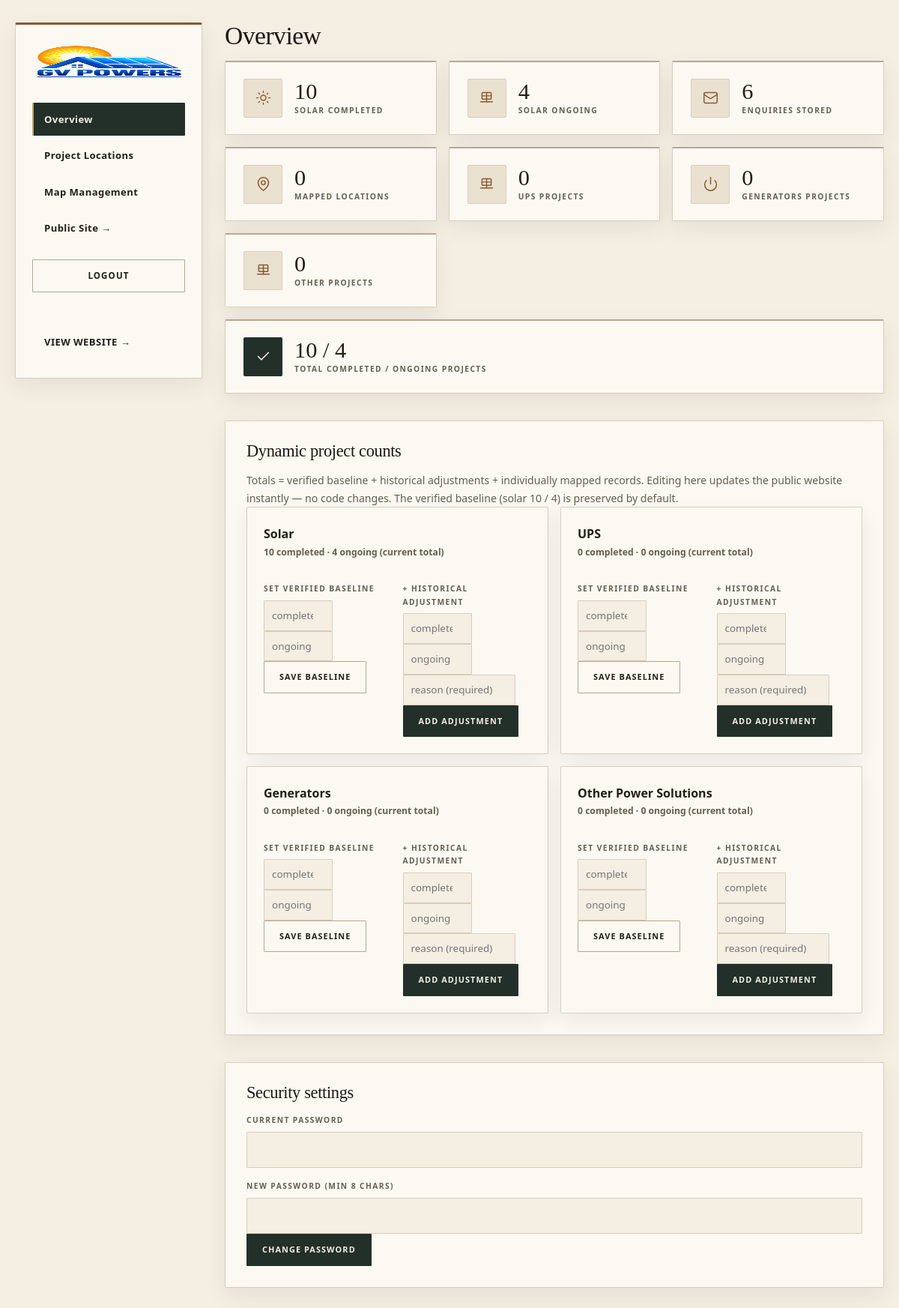
Screenshot of /admin/ (signed in) with the database file from the repository.
### tables this page shows
CREATE TABLE counts_baseline (
    category TEXT PRIMARY KEY CHECK (category IN ('solar','ups','generators','other')),
    completed_base INTEGER NOT NULL DEFAULT 0 CHECK (completed_base >= 0),
    ongoing_base INTEGER NOT NULL DEFAULT 0 CHECK (ongoing_base >= 0)
);

### routes/admin.py (the view)
    def wrapped(*args, **kwargs):
        if not is_admin():
            flash("Please sign in to continue.", "error")
            return redirect(url_for("admin.login", next=request.path))
        return view(*args, **kwargs)

### database.py (called while the page is built)
def get_db() -> sqlite3.Connection:
    if "db" not in g:
        g.db = sqlite3.connect(current_app.config["DATABASE_PATH"])
        g.db.row_factory = sqlite3.Row
        g.db.execute("PRAGMA busy_timeout = 5000")
        g.db.execute("PRAGMA foreign_keys = ON")
    return g.db

def count_enquiries() -> int:
    return get_db().execute("SELECT COUNT(*) AS c FROM enquiries").fetchone()["c"]

def list_projects(public_only: bool = False) -> list:
    sql = "SELECT * FROM project"
    if public_only:
        sql += " WHERE is_public = 1"
    sql += " ORDER BY id DESC"
    return get_db().execute(sql).fetchall()

### routes/admin.py (called while the page is built)
def is_admin() -> bool:
    return bool(session.get("admin_verified"))

def admin_required(view):
    def wrapped(*args, **kwargs):
        if not is_admin():
            flash("Please sign in to continue.", "error")
            return redirect(url_for("admin.login", next=request.path))
        return view(*args, **kwargs)
    wrapped.__name__ = view.__name__
    return wrapped

@admin_bp.route("/", methods=["GET"], strict_slashes=False)
@admin_required
def dashboard():
    counts = db.get_counts()
    return render_template(
        "admin/dashboard.html",
        counts=counts,
        enquiry_count=db.count_enquiries(),
        projects=db.list_projects(),
    )

### security.py (called while the page is built)
def generate_csrf_token() -> str:
    if _CSRF_SESSION_KEY not in session:
        session[_CSRF_SESSION_KEY] = secrets.token_hex(32)
    return session[_CSRF_SESSION_KEY]

### templates/admin/dashboard.html (shortened to what this page needs)
{% extends "_admin_shell.html" %}
{% set active_nav = "dashboard" %}
{% block admin_page %}
<h1 class="admin-h1">Overview</h1>
<div class="admin-grid-3">
  <div class="glass-card admin-card">
    <span class="glass-icon">{{ icon('sun') }}</span>
    <div>
      <p class="admin-card__value">{{ counts.solar.completed }}</p>
      <p class="admin-card__label">Solar completed</p>
    </div>
  </div>
  <div class="glass-card admin-card">
    <span class="glass-icon">{{ icon('panel') }}</span>
    <div>
      <p class="admin-card__value">{{ counts.solar.ongoing }}</p>
      <p class="admin-card__label">Solar ongoing</p>
    </div>
  </div>
  <div class="glass-card admin-card">
    <span class="glass-icon">{{ icon('mail') }}</span>
    <div>
      <p class="admin-card__value">{{ enquiry_count }}</p>
      <p class="admin-card__label">Enquiries stored</p>
    </div>
  </div>
  <div class="glass-card admin-card">
    <span class="glass-icon">{{ icon('map-pin') }}</span>
    <div>
      <p class="admin-card__value">{{ projects|length }}</p>
      <p class="admin-card__label">Mapped locations</p>
    </div>
  </div>
  {% for c in ("ups", "generators", "other") %}
  <div class="glass-card admin-card">
    <span class="glass-icon">{{ icon('panel' if c != 'generators' else 'power') }}</span>
    <div>
      <p class="admin-card__value">{{ counts[c].total }}</p>
      <p class="admin-card__label">{{ (c ~ " projects") | capitalize }}</p>
    </div>
  </div>
  {% endfor %}
  <div class="glass-card admin-card admin-card--wide">
    <span class="glass-icon glass-icon--dark">{{ icon('check') }}</span>
    <div>
      <p class="admin-card__value">{{ counts.all.completed }} / {{ counts.all.ongoing }}</p>
      <p class="admin-card__label">Total completed / ongoing projects</p>
    </div>
  </div>
</div>
<section class="admin-section" id="counts">
  <h2 class="admin-h2">Dynamic project counts</h2>
  <p class="admin-note">
    Totals = verified baseline + historical adjustments + individually mapped
    records. Editing here updates the public website instantly — no code changes.
    The verified baseline (solar 10 / 4) is preserved by default.
  </p>
  <div class="admin-counts">
    {% for c, label in [("solar", "Solar"), ("ups", "UPS"), ("generators", "Generators"), ("other", "Other Power Solutions")] %}
    <form method="post" action="{{ url_for('admin.counts_update') }}" class="admin-count-form glass-card">
      <p class="admin-count-form__title">{{ label }}
        <span>{{ counts[c].completed }} completed · {{ counts[c].ongoing }} ongoing (current total)</span>
      </p>
      <div class="admin-count-fields">
        <div>
          <label class="admin-label">Set verified baseline</label>
          <input type="number" min="0" name="baseline_completed" placeholder="completed" class="admin-input admin-input--sm" aria-label="{{ label }} baseline completed">
          <input type="number" min="0" name="baseline_ongoing" placeholder="ongoing" class="admin-input admin-input--sm" aria-label="{{ label }} baseline ongoing">
          <button type="submit" name="action" value="baseline" class="admin-btn admin-btn--ghost">Save baseline</button>
        </div>
        <div>
          <label class="admin-label">+ Historical adjustment</label>
          <input type="number" min="0" name="adj_completed" placeholder="completed +" class="admin-input admin-input--sm" aria-label="{{ label }} completed adjustment">
          <input type="number" min="0" name="adj_ongoing" placeholder="ongoing +" class="admin-input admin-input--sm" aria-label="{{ label }} ongoing adjustment">
          <input type="text" name="reason" placeholder="reason (required)" class="admin-input admin-input--sm admin-input--wide" aria-label="{{ label }} adjustment reason">
          <button type="submit" name="action" value="adjust" class="admin-btn">Add adjustment</button>
        </div>
      </div>
    </form>
    {% endfor %}
  </div>
</section>
<section class="admin-section" id="security">
  <h2 class="admin-h2">Security settings</h2>
  <form id="pw-form" class="admin-inline-form" data-csrf="{{ csrf_token() }}"
        action="{{ url_for('admin.change_password') }}">
    <div>
      <label class="admin-label" for="current_password">Current password</label>
      <input class="admin-input" type="password" id="current_password" name="current_password" required>
    </div>
    <div>
      <label class="admin-label" for="new_password">New password (min 8 chars)</label>
      <input class="admin-input" type="password" id="new_password" name="new_password" required minlength="8">
    </div>
    <button class="admin-btn" type="submit">Change password</button>
  </form>
</section>
{% endblock %}

### templates/_admin_shell.html (shortened to what this page needs)
{% extends "_admin_base.html" %}
{% macro nav(active) %}
<aside class="admin-sidebar">
  <img class="admin-sidebar__logo" src="{{ url_for('static', filename='images/branding/logo-full.png') }}" alt="GV Powers" width="240" height="188">
  <nav aria-label="Admin sections">
    <ul>
      <li><a class="{{ 'is-active' if active == 'dashboard' }}" href="{{ url_for('admin.dashboard') }}">Overview</a></li>
      <li><a class="{{ 'is-active' if active == 'projects' }}" href="{{ url_for('admin.projects') }}">Project Locations</a></li>
      <li><a class="{{ 'is-active' if active == 'map' }}" href="{{ url_for('admin.map_manager') }}">Map Management</a></li>
      <li><a href="{{ url_for('main.projects') }}" target="_blank" rel="noopener">Public Site &rarr;</a></li>
    </ul>
  </nav>
  <form method="post" action="{{ url_for('admin.logout') }}">
    <button type="submit" class="admin-logout">Logout</button>
  </form>
  <a class="admin-backlink" href="{{ url_for('main.index') }}">View website &rarr;</a>
</aside>
{% endmacro %}
{% block admin_content %}
<div class="admin-shell">
  {{ nav(active_nav) }}
  <div class="admin-content">
    {% block admin_page %}{% endblock %}
  </div>
</div>
{% endblock %}

### templates/_admin_base.html (shortened to what this page needs)
<!DOCTYPE html>
<html lang="en">
<head>
  <link rel="stylesheet" href="{{ url_for('static', filename='css/style.css') }}">
  <link rel="stylesheet" href="{{ url_for('static', filename='css/admin.css') }}">
</head>
<body class="admin-body" data-page="admin">
  <main id="main">
    {% block admin_content %}{% endblock %}
  </main>
</body>
</html>

### static/css/style.css (style rules this page uses)
:root { --paper: #F4EEE3; --paper-deep: #EAE1D1; --surface: #FCF9F3; --surface-2: #F0E9DC; --ink: #221F19; --ink-soft: #665E50; --headline: #1B1813; --on-dark: #F4EEE3; --line: #D8CDBA; --line-strong: #B7A78D; --bronze: #8A5A2B; --bronze-deep: #6E4620; --bronze-light: #C9A26F; --evergreen: #223029; --evergreen-deep: #131D17; --rust: #8C3A2B; --white: #FFFFFF; --sage: var(--bronze-light); --sage-deep: var(--bronze); --sage-dark: var(--bronze-deep); --sand: var(--bronze-light); --sand-soft: #E9DCC6; --ivory: var(--paper); --deep: var(--evergreen-deep); --card-surface: var(--surface); --border-subtle: var(--line); --font-head: "Playfair Display", "Times New Roman", Georgia, serif; --font-body: "Manrope", "Segoe UI", system-ui, sans-serif; --nav-bg: rgba(244, 238, 227, 0.97); --nav-line: var(--line); --footer-bg: var(--surface); --shadow-soft: 0 10px 30px rgba(34, 31, 25, 0.07); --shadow-lift: 0 22px 50px rgba(34, 31, 25, 0.13); --shadow-pop: 0 30px 70px rgba(34, 31, 25, 0.22); --radius-lg: 2px; --radius-md: 2px; --radius-sm: 2px; --btn-radius: 2px; --nav-height: 82px; --container: 1240px; --space-sm: 44px; --space-md: 76px; --space-lg: 104px; --ease: cubic-bezier(0.22, 0.61, 0.36, 1); }
*, *::before, *::after { box-sizing: border-box; margin: 0; padding: 0; }
html { scroll-behavior: smooth; -webkit-text-size-adjust: 100%; }
body { font-family: var(--font-body); font-size: 1rem; line-height: 1.7; color: var(--ink); background: var(--paper); overflow-x: hidden; }
img, picture { display: block; max-width: 100%; }
img { height: auto; }
a { color: inherit; text-decoration: none; }
button { font: inherit; border: 0; cursor: pointer; background: none; color: inherit; }
input, select, textarea { font: inherit; color: inherit; }
section[id], div[id="battery-storage"] { scroll-margin-top: calc(var(--nav-height) + 20px); }
h1, h2, h3, .stat__value, .error-code { font-family: var(--font-head); font-weight: 600; line-height: 1.1; letter-spacing: -0.015em; color: var(--headline); }
.glass-card { background: var(--surface); border: 1px solid var(--line); border-radius: var(--radius-lg); box-shadow: var(--shadow-soft); transition: transform 0.35s var(--ease), box-shadow 0.35s var(--ease), border-color 0.35s var(--ease); }
.glass-icon { --gi-size: 56px; --gi-radius: 2px; position: relative; flex: none; display: grid; place-items: center; width: var(--gi-size); height: var(--gi-size); border-radius: var(--gi-radius); background: var(--paper-deep); border: 1px solid var(--line); overflow: hidden; }
.glass-icon .icon { width: 42%; height: 42%; color: var(--bronze); }
.glass-icon--dark { background: var(--evergreen); border-color: transparent; }
.glass-icon--dark .icon { color: var(--on-dark); }
:root { --cta-bg: var(--bronze-light); --cta-text: var(--evergreen-deep); --cta-border: rgba(201, 162, 111, 0); --cta-hover-bg: #D9B98C; --cta-hover-text: var(--evergreen-deep); --cta-hover-border: rgba(201, 162, 111, 0); --cta-focus: var(--paper); --cta-shadow: 0 12px 28px rgba(0, 0, 0, 0.28); }

### rows the page displays
counts_baseline: category "Solar", completed_base "10", ongoing_base "4"
counts_baseline: category "UPS", counts "0"
counts_baseline: category "Generators", counts "0"

### other values shown
{{ counts.solar.completed }} "10"
{{ counts.solar.ongoing }} "4"
{{ enquiry_count }} "6"
{{ projects|length }} "0"
{{ counts[c].total }} "0" "0" "0"
{{ (c ~ " projects") | capitalize }} "UPS PROJECTS" "GENERATORS PROJECTS" "OTHER PROJECTS"
{{ counts.all.completed }} "10"
{{ counts.all.ongoing }} "4"
{{ label }} "Other Power Solutions"
{{ counts[c].completed }} "0"
{{ counts[c].ongoing }} "0"
